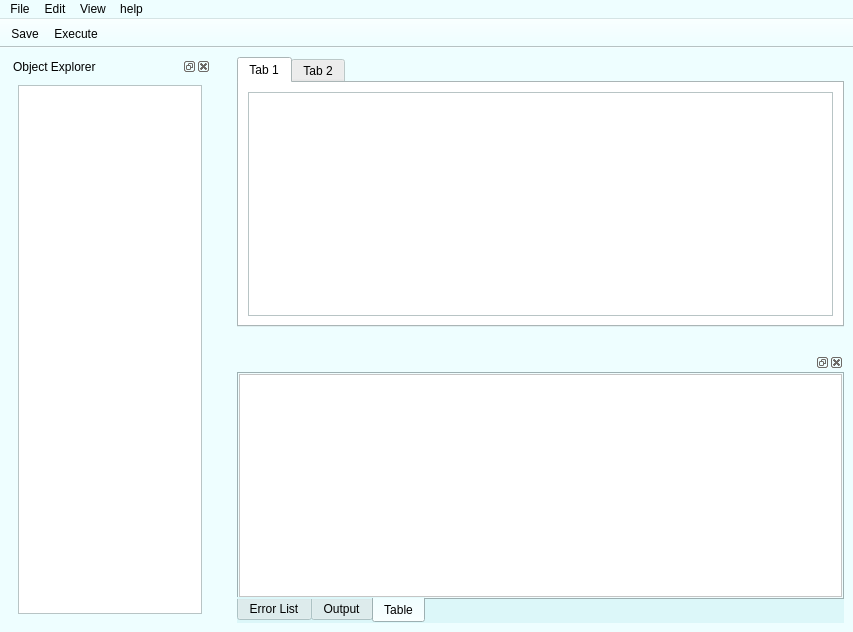
<?xml version="1.0" encoding="UTF-8"?>
<ui version="4.0">
 <class>MainWindow</class>
 <widget class="QMainWindow" name="MainWindow">
  <property name="geometry">
   <rect>
    <x>0</x>
    <y>0</y>
    <width>853</width>
    <height>632</height>
   </rect>
  </property>
  <property name="palette">
   <palette>
    <active>
     <colorrole role="WindowText">
      <brush brushstyle="SolidPattern">
       <color alpha="255">
        <red>0</red>
        <green>0</green>
        <blue>0</blue>
       </color>
      </brush>
     </colorrole>
     <colorrole role="Button">
      <brush brushstyle="SolidPattern">
       <color alpha="255">
        <red>238</red>
        <green>254</green>
        <blue>255</blue>
       </color>
      </brush>
     </colorrole>
     <colorrole role="Light">
      <brush brushstyle="SolidPattern">
       <color alpha="255">
        <red>255</red>
        <green>255</green>
        <blue>255</blue>
       </color>
      </brush>
     </colorrole>
     <colorrole role="Midlight">
      <brush brushstyle="SolidPattern">
       <color alpha="255">
        <red>246</red>
        <green>254</green>
        <blue>255</blue>
       </color>
      </brush>
     </colorrole>
     <colorrole role="Dark">
      <brush brushstyle="SolidPattern">
       <color alpha="255">
        <red>119</red>
        <green>127</green>
        <blue>127</blue>
       </color>
      </brush>
     </colorrole>
     <colorrole role="Mid">
      <brush brushstyle="SolidPattern">
       <color alpha="255">
        <red>159</red>
        <green>169</green>
        <blue>170</blue>
       </color>
      </brush>
     </colorrole>
     <colorrole role="Text">
      <brush brushstyle="SolidPattern">
       <color alpha="255">
        <red>0</red>
        <green>0</green>
        <blue>0</blue>
       </color>
      </brush>
     </colorrole>
     <colorrole role="BrightText">
      <brush brushstyle="SolidPattern">
       <color alpha="255">
        <red>255</red>
        <green>255</green>
        <blue>255</blue>
       </color>
      </brush>
     </colorrole>
     <colorrole role="ButtonText">
      <brush brushstyle="SolidPattern">
       <color alpha="255">
        <red>0</red>
        <green>0</green>
        <blue>0</blue>
       </color>
      </brush>
     </colorrole>
     <colorrole role="Base">
      <brush brushstyle="SolidPattern">
       <color alpha="255">
        <red>255</red>
        <green>255</green>
        <blue>255</blue>
       </color>
      </brush>
     </colorrole>
     <colorrole role="Window">
      <brush brushstyle="SolidPattern">
       <color alpha="255">
        <red>238</red>
        <green>254</green>
        <blue>255</blue>
       </color>
      </brush>
     </colorrole>
     <colorrole role="Shadow">
      <brush brushstyle="SolidPattern">
       <color alpha="255">
        <red>0</red>
        <green>0</green>
        <blue>0</blue>
       </color>
      </brush>
     </colorrole>
     <colorrole role="AlternateBase">
      <brush brushstyle="SolidPattern">
       <color alpha="255">
        <red>246</red>
        <green>254</green>
        <blue>255</blue>
       </color>
      </brush>
     </colorrole>
     <colorrole role="ToolTipBase">
      <brush brushstyle="SolidPattern">
       <color alpha="255">
        <red>255</red>
        <green>255</green>
        <blue>220</blue>
       </color>
      </brush>
     </colorrole>
     <colorrole role="ToolTipText">
      <brush brushstyle="SolidPattern">
       <color alpha="255">
        <red>0</red>
        <green>0</green>
        <blue>0</blue>
       </color>
      </brush>
     </colorrole>
     <colorrole role="PlaceholderText">
      <brush brushstyle="SolidPattern">
       <color alpha="127">
        <red>0</red>
        <green>0</green>
        <blue>0</blue>
       </color>
      </brush>
     </colorrole>
     <colorrole role="Accent">
      <brush brushstyle="SolidPattern">
       <color alpha="255">
        <red>255</red>
        <green>255</green>
        <blue>255</blue>
       </color>
      </brush>
     </colorrole>
    </active>
    <inactive>
     <colorrole role="WindowText">
      <brush brushstyle="SolidPattern">
       <color alpha="255">
        <red>0</red>
        <green>0</green>
        <blue>0</blue>
       </color>
      </brush>
     </colorrole>
     <colorrole role="Button">
      <brush brushstyle="SolidPattern">
       <color alpha="255">
        <red>238</red>
        <green>254</green>
        <blue>255</blue>
       </color>
      </brush>
     </colorrole>
     <colorrole role="Light">
      <brush brushstyle="SolidPattern">
       <color alpha="255">
        <red>255</red>
        <green>255</green>
        <blue>255</blue>
       </color>
      </brush>
     </colorrole>
     <colorrole role="Midlight">
      <brush brushstyle="SolidPattern">
       <color alpha="255">
        <red>246</red>
        <green>254</green>
        <blue>255</blue>
       </color>
      </brush>
     </colorrole>
     <colorrole role="Dark">
      <brush brushstyle="SolidPattern">
       <color alpha="255">
        <red>119</red>
        <green>127</green>
        <blue>127</blue>
       </color>
      </brush>
     </colorrole>
     <colorrole role="Mid">
      <brush brushstyle="SolidPattern">
       <color alpha="255">
        <red>159</red>
        <green>169</green>
        <blue>170</blue>
       </color>
      </brush>
     </colorrole>
     <colorrole role="Text">
      <brush brushstyle="SolidPattern">
       <color alpha="255">
        <red>0</red>
        <green>0</green>
        <blue>0</blue>
       </color>
      </brush>
     </colorrole>
     <colorrole role="BrightText">
      <brush brushstyle="SolidPattern">
       <color alpha="255">
        <red>255</red>
        <green>255</green>
        <blue>255</blue>
       </color>
      </brush>
     </colorrole>
     <colorrole role="ButtonText">
      <brush brushstyle="SolidPattern">
       <color alpha="255">
        <red>0</red>
        <green>0</green>
        <blue>0</blue>
       </color>
      </brush>
     </colorrole>
     <colorrole role="Base">
      <brush brushstyle="SolidPattern">
       <color alpha="255">
        <red>255</red>
        <green>255</green>
        <blue>255</blue>
       </color>
      </brush>
     </colorrole>
     <colorrole role="Window">
      <brush brushstyle="SolidPattern">
       <color alpha="255">
        <red>238</red>
        <green>254</green>
        <blue>255</blue>
       </color>
      </brush>
     </colorrole>
     <colorrole role="Shadow">
      <brush brushstyle="SolidPattern">
       <color alpha="255">
        <red>0</red>
        <green>0</green>
        <blue>0</blue>
       </color>
      </brush>
     </colorrole>
     <colorrole role="AlternateBase">
      <brush brushstyle="SolidPattern">
       <color alpha="255">
        <red>246</red>
        <green>254</green>
        <blue>255</blue>
       </color>
      </brush>
     </colorrole>
     <colorrole role="ToolTipBase">
      <brush brushstyle="SolidPattern">
       <color alpha="255">
        <red>255</red>
        <green>255</green>
        <blue>220</blue>
       </color>
      </brush>
     </colorrole>
     <colorrole role="ToolTipText">
      <brush brushstyle="SolidPattern">
       <color alpha="255">
        <red>0</red>
        <green>0</green>
        <blue>0</blue>
       </color>
      </brush>
     </colorrole>
     <colorrole role="PlaceholderText">
      <brush brushstyle="SolidPattern">
       <color alpha="127">
        <red>0</red>
        <green>0</green>
        <blue>0</blue>
       </color>
      </brush>
     </colorrole>
     <colorrole role="Accent">
      <brush brushstyle="SolidPattern">
       <color alpha="255">
        <red>255</red>
        <green>255</green>
        <blue>255</blue>
       </color>
      </brush>
     </colorrole>
    </inactive>
    <disabled>
     <colorrole role="WindowText">
      <brush brushstyle="SolidPattern">
       <color alpha="255">
        <red>119</red>
        <green>127</green>
        <blue>127</blue>
       </color>
      </brush>
     </colorrole>
     <colorrole role="Button">
      <brush brushstyle="SolidPattern">
       <color alpha="255">
        <red>238</red>
        <green>254</green>
        <blue>255</blue>
       </color>
      </brush>
     </colorrole>
     <colorrole role="Light">
      <brush brushstyle="SolidPattern">
       <color alpha="255">
        <red>255</red>
        <green>255</green>
        <blue>255</blue>
       </color>
      </brush>
     </colorrole>
     <colorrole role="Midlight">
      <brush brushstyle="SolidPattern">
       <color alpha="255">
        <red>246</red>
        <green>254</green>
        <blue>255</blue>
       </color>
      </brush>
     </colorrole>
     <colorrole role="Dark">
      <brush brushstyle="SolidPattern">
       <color alpha="255">
        <red>119</red>
        <green>127</green>
        <blue>127</blue>
       </color>
      </brush>
     </colorrole>
     <colorrole role="Mid">
      <brush brushstyle="SolidPattern">
       <color alpha="255">
        <red>159</red>
        <green>169</green>
        <blue>170</blue>
       </color>
      </brush>
     </colorrole>
     <colorrole role="Text">
      <brush brushstyle="SolidPattern">
       <color alpha="255">
        <red>119</red>
        <green>127</green>
        <blue>127</blue>
       </color>
      </brush>
     </colorrole>
     <colorrole role="BrightText">
      <brush brushstyle="SolidPattern">
       <color alpha="255">
        <red>255</red>
        <green>255</green>
        <blue>255</blue>
       </color>
      </brush>
     </colorrole>
     <colorrole role="ButtonText">
      <brush brushstyle="SolidPattern">
       <color alpha="255">
        <red>119</red>
        <green>127</green>
        <blue>127</blue>
       </color>
      </brush>
     </colorrole>
     <colorrole role="Base">
      <brush brushstyle="SolidPattern">
       <color alpha="255">
        <red>238</red>
        <green>254</green>
        <blue>255</blue>
       </color>
      </brush>
     </colorrole>
     <colorrole role="Window">
      <brush brushstyle="SolidPattern">
       <color alpha="255">
        <red>238</red>
        <green>254</green>
        <blue>255</blue>
       </color>
      </brush>
     </colorrole>
     <colorrole role="Shadow">
      <brush brushstyle="SolidPattern">
       <color alpha="255">
        <red>0</red>
        <green>0</green>
        <blue>0</blue>
       </color>
      </brush>
     </colorrole>
     <colorrole role="AlternateBase">
      <brush brushstyle="SolidPattern">
       <color alpha="255">
        <red>238</red>
        <green>254</green>
        <blue>255</blue>
       </color>
      </brush>
     </colorrole>
     <colorrole role="ToolTipBase">
      <brush brushstyle="SolidPattern">
       <color alpha="255">
        <red>255</red>
        <green>255</green>
        <blue>220</blue>
       </color>
      </brush>
     </colorrole>
     <colorrole role="ToolTipText">
      <brush brushstyle="SolidPattern">
       <color alpha="255">
        <red>0</red>
        <green>0</green>
        <blue>0</blue>
       </color>
      </brush>
     </colorrole>
     <colorrole role="PlaceholderText">
      <brush brushstyle="SolidPattern">
       <color alpha="127">
        <red>119</red>
        <green>127</green>
        <blue>127</blue>
       </color>
      </brush>
     </colorrole>
     <colorrole role="Accent">
      <brush brushstyle="SolidPattern">
       <color alpha="255">
        <red>255</red>
        <green>255</green>
        <blue>255</blue>
       </color>
      </brush>
     </colorrole>
    </disabled>
   </palette>
  </property>
  <property name="windowTitle">
   <string>SQL Studio</string>
  </property>
  <widget class="QWidget" name="centralwidget">
   <property name="enabled">
    <bool>true</bool>
   </property>
   <property name="sizePolicy">
    <sizepolicy hsizetype="Fixed" vsizetype="Fixed">
     <horstretch>0</horstretch>
     <verstretch>4</verstretch>
    </sizepolicy>
   </property>
   <property name="palette">
    <palette>
     <active>
      <colorrole role="WindowText">
       <brush brushstyle="SolidPattern">
        <color alpha="255">
         <red>0</red>
         <green>0</green>
         <blue>0</blue>
        </color>
       </brush>
      </colorrole>
      <colorrole role="Button">
       <brush brushstyle="SolidPattern">
        <color alpha="255">
         <red>238</red>
         <green>254</green>
         <blue>255</blue>
        </color>
       </brush>
      </colorrole>
      <colorrole role="Light">
       <brush brushstyle="SolidPattern">
        <color alpha="255">
         <red>255</red>
         <green>255</green>
         <blue>255</blue>
        </color>
       </brush>
      </colorrole>
      <colorrole role="Midlight">
       <brush brushstyle="SolidPattern">
        <color alpha="255">
         <red>246</red>
         <green>254</green>
         <blue>255</blue>
        </color>
       </brush>
      </colorrole>
      <colorrole role="Dark">
       <brush brushstyle="SolidPattern">
        <color alpha="255">
         <red>119</red>
         <green>127</green>
         <blue>127</blue>
        </color>
       </brush>
      </colorrole>
      <colorrole role="Mid">
       <brush brushstyle="SolidPattern">
        <color alpha="255">
         <red>159</red>
         <green>169</green>
         <blue>170</blue>
        </color>
       </brush>
      </colorrole>
      <colorrole role="Text">
       <brush brushstyle="SolidPattern">
        <color alpha="255">
         <red>0</red>
         <green>0</green>
         <blue>0</blue>
        </color>
       </brush>
      </colorrole>
      <colorrole role="BrightText">
       <brush brushstyle="SolidPattern">
        <color alpha="255">
         <red>255</red>
         <green>255</green>
         <blue>255</blue>
        </color>
       </brush>
      </colorrole>
      <colorrole role="ButtonText">
       <brush brushstyle="SolidPattern">
        <color alpha="255">
         <red>0</red>
         <green>0</green>
         <blue>0</blue>
        </color>
       </brush>
      </colorrole>
      <colorrole role="Base">
       <brush brushstyle="SolidPattern">
        <color alpha="255">
         <red>255</red>
         <green>255</green>
         <blue>255</blue>
        </color>
       </brush>
      </colorrole>
      <colorrole role="Window">
       <brush brushstyle="SolidPattern">
        <color alpha="255">
         <red>238</red>
         <green>254</green>
         <blue>255</blue>
        </color>
       </brush>
      </colorrole>
      <colorrole role="Shadow">
       <brush brushstyle="SolidPattern">
        <color alpha="255">
         <red>0</red>
         <green>0</green>
         <blue>0</blue>
        </color>
       </brush>
      </colorrole>
      <colorrole role="AlternateBase">
       <brush brushstyle="SolidPattern">
        <color alpha="255">
         <red>246</red>
         <green>254</green>
         <blue>255</blue>
        </color>
       </brush>
      </colorrole>
      <colorrole role="ToolTipBase">
       <brush brushstyle="SolidPattern">
        <color alpha="255">
         <red>255</red>
         <green>255</green>
         <blue>220</blue>
        </color>
       </brush>
      </colorrole>
      <colorrole role="ToolTipText">
       <brush brushstyle="SolidPattern">
        <color alpha="255">
         <red>0</red>
         <green>0</green>
         <blue>0</blue>
        </color>
       </brush>
      </colorrole>
      <colorrole role="PlaceholderText">
       <brush brushstyle="SolidPattern">
        <color alpha="127">
         <red>0</red>
         <green>0</green>
         <blue>0</blue>
        </color>
       </brush>
      </colorrole>
      <colorrole role="Accent">
       <brush brushstyle="SolidPattern">
        <color alpha="255">
         <red>255</red>
         <green>255</green>
         <blue>255</blue>
        </color>
       </brush>
      </colorrole>
     </active>
     <inactive>
      <colorrole role="WindowText">
       <brush brushstyle="SolidPattern">
        <color alpha="255">
         <red>0</red>
         <green>0</green>
         <blue>0</blue>
        </color>
       </brush>
      </colorrole>
      <colorrole role="Button">
       <brush brushstyle="SolidPattern">
        <color alpha="255">
         <red>238</red>
         <green>254</green>
         <blue>255</blue>
        </color>
       </brush>
      </colorrole>
      <colorrole role="Light">
       <brush brushstyle="SolidPattern">
        <color alpha="255">
         <red>255</red>
         <green>255</green>
         <blue>255</blue>
        </color>
       </brush>
      </colorrole>
      <colorrole role="Midlight">
       <brush brushstyle="SolidPattern">
        <color alpha="255">
         <red>246</red>
         <green>254</green>
         <blue>255</blue>
        </color>
       </brush>
      </colorrole>
      <colorrole role="Dark">
       <brush brushstyle="SolidPattern">
        <color alpha="255">
         <red>119</red>
         <green>127</green>
         <blue>127</blue>
        </color>
       </brush>
      </colorrole>
      <colorrole role="Mid">
       <brush brushstyle="SolidPattern">
        <color alpha="255">
         <red>159</red>
         <green>169</green>
         <blue>170</blue>
        </color>
       </brush>
      </colorrole>
      <colorrole role="Text">
       <brush brushstyle="SolidPattern">
        <color alpha="255">
         <red>0</red>
         <green>0</green>
         <blue>0</blue>
        </color>
       </brush>
      </colorrole>
      <colorrole role="BrightText">
       <brush brushstyle="SolidPattern">
        <color alpha="255">
         <red>255</red>
         <green>255</green>
         <blue>255</blue>
        </color>
       </brush>
      </colorrole>
      <colorrole role="ButtonText">
       <brush brushstyle="SolidPattern">
        <color alpha="255">
         <red>0</red>
         <green>0</green>
         <blue>0</blue>
        </color>
       </brush>
      </colorrole>
      <colorrole role="Base">
       <brush brushstyle="SolidPattern">
        <color alpha="255">
         <red>255</red>
         <green>255</green>
         <blue>255</blue>
        </color>
       </brush>
      </colorrole>
      <colorrole role="Window">
       <brush brushstyle="SolidPattern">
        <color alpha="255">
         <red>238</red>
         <green>254</green>
         <blue>255</blue>
        </color>
       </brush>
      </colorrole>
      <colorrole role="Shadow">
       <brush brushstyle="SolidPattern">
        <color alpha="255">
         <red>0</red>
         <green>0</green>
         <blue>0</blue>
        </color>
       </brush>
      </colorrole>
      <colorrole role="AlternateBase">
       <brush brushstyle="SolidPattern">
        <color alpha="255">
         <red>246</red>
         <green>254</green>
         <blue>255</blue>
        </color>
       </brush>
      </colorrole>
      <colorrole role="ToolTipBase">
       <brush brushstyle="SolidPattern">
        <color alpha="255">
         <red>255</red>
         <green>255</green>
         <blue>220</blue>
        </color>
       </brush>
      </colorrole>
      <colorrole role="ToolTipText">
       <brush brushstyle="SolidPattern">
        <color alpha="255">
         <red>0</red>
         <green>0</green>
         <blue>0</blue>
        </color>
       </brush>
      </colorrole>
      <colorrole role="PlaceholderText">
       <brush brushstyle="SolidPattern">
        <color alpha="127">
         <red>0</red>
         <green>0</green>
         <blue>0</blue>
        </color>
       </brush>
      </colorrole>
      <colorrole role="Accent">
       <brush brushstyle="SolidPattern">
        <color alpha="255">
         <red>255</red>
         <green>255</green>
         <blue>255</blue>
        </color>
       </brush>
      </colorrole>
     </inactive>
     <disabled>
      <colorrole role="WindowText">
       <brush brushstyle="SolidPattern">
        <color alpha="255">
         <red>119</red>
         <green>127</green>
         <blue>127</blue>
        </color>
       </brush>
      </colorrole>
      <colorrole role="Button">
       <brush brushstyle="SolidPattern">
        <color alpha="255">
         <red>238</red>
         <green>254</green>
         <blue>255</blue>
        </color>
       </brush>
      </colorrole>
      <colorrole role="Light">
       <brush brushstyle="SolidPattern">
        <color alpha="255">
         <red>255</red>
         <green>255</green>
         <blue>255</blue>
        </color>
       </brush>
      </colorrole>
      <colorrole role="Midlight">
       <brush brushstyle="SolidPattern">
        <color alpha="255">
         <red>246</red>
         <green>254</green>
         <blue>255</blue>
        </color>
       </brush>
      </colorrole>
      <colorrole role="Dark">
       <brush brushstyle="SolidPattern">
        <color alpha="255">
         <red>119</red>
         <green>127</green>
         <blue>127</blue>
        </color>
       </brush>
      </colorrole>
      <colorrole role="Mid">
       <brush brushstyle="SolidPattern">
        <color alpha="255">
         <red>159</red>
         <green>169</green>
         <blue>170</blue>
        </color>
       </brush>
      </colorrole>
      <colorrole role="Text">
       <brush brushstyle="SolidPattern">
        <color alpha="255">
         <red>119</red>
         <green>127</green>
         <blue>127</blue>
        </color>
       </brush>
      </colorrole>
      <colorrole role="BrightText">
       <brush brushstyle="SolidPattern">
        <color alpha="255">
         <red>255</red>
         <green>255</green>
         <blue>255</blue>
        </color>
       </brush>
      </colorrole>
      <colorrole role="ButtonText">
       <brush brushstyle="SolidPattern">
        <color alpha="255">
         <red>119</red>
         <green>127</green>
         <blue>127</blue>
        </color>
       </brush>
      </colorrole>
      <colorrole role="Base">
       <brush brushstyle="SolidPattern">
        <color alpha="255">
         <red>238</red>
         <green>254</green>
         <blue>255</blue>
        </color>
       </brush>
      </colorrole>
      <colorrole role="Window">
       <brush brushstyle="SolidPattern">
        <color alpha="255">
         <red>238</red>
         <green>254</green>
         <blue>255</blue>
        </color>
       </brush>
      </colorrole>
      <colorrole role="Shadow">
       <brush brushstyle="SolidPattern">
        <color alpha="255">
         <red>0</red>
         <green>0</green>
         <blue>0</blue>
        </color>
       </brush>
      </colorrole>
      <colorrole role="AlternateBase">
       <brush brushstyle="SolidPattern">
        <color alpha="255">
         <red>238</red>
         <green>254</green>
         <blue>255</blue>
        </color>
       </brush>
      </colorrole>
      <colorrole role="ToolTipBase">
       <brush brushstyle="SolidPattern">
        <color alpha="255">
         <red>255</red>
         <green>255</green>
         <blue>220</blue>
        </color>
       </brush>
      </colorrole>
      <colorrole role="ToolTipText">
       <brush brushstyle="SolidPattern">
        <color alpha="255">
         <red>0</red>
         <green>0</green>
         <blue>0</blue>
        </color>
       </brush>
      </colorrole>
      <colorrole role="PlaceholderText">
       <brush brushstyle="SolidPattern">
        <color alpha="127">
         <red>119</red>
         <green>127</green>
         <blue>127</blue>
        </color>
       </brush>
      </colorrole>
      <colorrole role="Accent">
       <brush brushstyle="SolidPattern">
        <color alpha="255">
         <red>255</red>
         <green>255</green>
         <blue>255</blue>
        </color>
       </brush>
      </colorrole>
     </disabled>
    </palette>
   </property>
   <property name="font">
    <font>
     <kerning>true</kerning>
    </font>
   </property>
   <layout class="QVBoxLayout" name="verticalLayout_3">
    <item>
     <layout class="QHBoxLayout" name="horizontalLayout_4" stretch="1,0,3">
      <item>
       <widget class="QDockWidget" name="dockWidget">
        <property name="sizePolicy">
         <sizepolicy hsizetype="Preferred" vsizetype="Preferred">
          <horstretch>1</horstretch>
          <verstretch>0</verstretch>
         </sizepolicy>
        </property>
        <property name="windowTitle">
         <string>Object Explorer</string>
        </property>
        <widget class="QWidget" name="dockWidgetContents_12">
         <layout class="QHBoxLayout" name="horizontalLayout_5">
          <item>
           <widget class="QTreeView" name="tables_tree">
            <property name="autoFillBackground">
             <bool>false</bool>
            </property>
            <property name="styleSheet">
             <string notr="true"/>
            </property>
           </widget>
          </item>
         </layout>
        </widget>
       </widget>
      </item>
      <item>
       <spacer name="verticalSpacer">
        <property name="orientation">
         <enum>Qt::Orientation::Vertical</enum>
        </property>
        <property name="sizeHint" stdset="0">
         <size>
          <width>20</width>
          <height>40</height>
         </size>
        </property>
       </spacer>
      </item>
      <item>
       <layout class="QVBoxLayout" name="verticalLayout" stretch="1,0,1">
        <item>
         <widget class="QTabWidget" name="tabWidget">
          <property name="currentIndex">
           <number>0</number>
          </property>
          <widget class="QWidget" name="tab_3">
           <attribute name="title">
            <string>Tab 1</string>
           </attribute>
           <layout class="QVBoxLayout" name="verticalLayout_5">
            <item>
             <widget class="QTextEdit" name="queryText">
              <property name="font">
               <font>
                <pointsize>22</pointsize>
                <kerning>true</kerning>
               </font>
              </property>
             </widget>
            </item>
           </layout>
          </widget>
          <widget class="QWidget" name="tab_4">
           <attribute name="title">
            <string>Tab 2</string>
           </attribute>
          </widget>
         </widget>
        </item>
        <item>
         <spacer name="horizontalSpacer">
          <property name="orientation">
           <enum>Qt::Orientation::Horizontal</enum>
          </property>
          <property name="sizeHint" stdset="0">
           <size>
            <width>40</width>
            <height>20</height>
           </size>
          </property>
         </spacer>
        </item>
        <item>
         <widget class="QDockWidget" name="dockWidget_2">
          <widget class="QWidget" name="dockWidgetContents_17">
           <property name="styleSheet">
            <string notr="true">background-color: #DCF7F9; color:#000</string>
           </property>
           <layout class="QVBoxLayout" name="verticalLayout_4">
            <property name="leftMargin">
             <number>0</number>
            </property>
            <property name="topMargin">
             <number>0</number>
            </property>
            <property name="rightMargin">
             <number>0</number>
            </property>
            <property name="bottomMargin">
             <number>0</number>
            </property>
            <item>
             <widget class="QTabWidget" name="bottomTabs">
              <property name="styleSheet">
               <string notr="true">QTabBar::tab:selected {
    background: white;         /* only selected tab is white */
    color: #000000;
    font-weight: bold;
    border-bottom: 1px solid white; 
} QTabBar::tab {
    background: transparent; 
    color: grey;           
    padding: 5px 10}px;</string>
              </property>
              <property name="tabPosition">
               <enum>QTabWidget::TabPosition::South</enum>
              </property>
              <property name="currentIndex">
               <number>2</number>
              </property>
              <property name="documentMode">
               <bool>false</bool>
              </property>
              <property name="tabsClosable">
               <bool>false</bool>
              </property>
              <property name="movable">
               <bool>false</bool>
              </property>
              <property name="tabBarAutoHide">
               <bool>false</bool>
              </property>
              <widget class="QWidget" name="error_tab">
               <property name="styleSheet">
                <string notr="true">background-color:#fff</string>
               </property>
               <attribute name="title">
                <string>Error List</string>
               </attribute>
               <layout class="QVBoxLayout" name="verticalLayout_2">
                <property name="leftMargin">
                 <number>0</number>
                </property>
                <property name="topMargin">
                 <number>0</number>
                </property>
                <property name="rightMargin">
                 <number>0</number>
                </property>
                <property name="bottomMargin">
                 <number>0</number>
                </property>
                <item>
                 <widget class="QTextEdit" name="errorText"/>
                </item>
               </layout>
              </widget>
              <widget class="QWidget" name="output_tab">
               <property name="styleSheet">
                <string notr="true">background-color:#fff</string>
               </property>
               <attribute name="title">
                <string>Output</string>
               </attribute>
               <layout class="QVBoxLayout" name="verticalLayout_6">
                <property name="leftMargin">
                 <number>0</number>
                </property>
                <property name="topMargin">
                 <number>0</number>
                </property>
                <property name="rightMargin">
                 <number>0</number>
                </property>
                <property name="bottomMargin">
                 <number>0</number>
                </property>
                <item>
                 <widget class="QTextEdit" name="outputText"/>
                </item>
               </layout>
              </widget>
              <widget class="QWidget" name="result_tab">
               <property name="styleSheet">
                <string notr="true">background-color:#fff</string>
               </property>
               <attribute name="title">
                <string>Table</string>
               </attribute>
               <layout class="QVBoxLayout" name="verticalLayout_7">
                <property name="leftMargin">
                 <number>0</number>
                </property>
                <property name="topMargin">
                 <number>0</number>
                </property>
                <property name="rightMargin">
                 <number>0</number>
                </property>
                <property name="bottomMargin">
                 <number>0</number>
                </property>
                <item>
                 <widget class="QTextBrowser" name="resultText">
                  <property name="styleSheet">
                   <string notr="true"/>
                  </property>
                 </widget>
                </item>
               </layout>
              </widget>
             </widget>
            </item>
           </layout>
          </widget>
         </widget>
        </item>
       </layout>
      </item>
     </layout>
    </item>
   </layout>
  </widget>
  <widget class="QMenuBar" name="menubar">
   <property name="geometry">
    <rect>
     <x>0</x>
     <y>0</y>
     <width>853</width>
     <height>25</height>
    </rect>
   </property>
   <widget class="QMenu" name="menuRun">
    <property name="title">
     <string>File</string>
    </property>
    <addaction name="actionNew_Query"/>
    <addaction name="actionOpen"/>
    <addaction name="actionSave"/>
   </widget>
   <widget class="QMenu" name="menuEdit">
    <property name="title">
     <string>Edit</string>
    </property>
   </widget>
   <widget class="QMenu" name="menuView">
    <property name="title">
     <string>View</string>
    </property>
   </widget>
   <widget class="QMenu" name="menuhelp">
    <property name="title">
     <string>help</string>
    </property>
   </widget>
   <action name="actionRun">
    <property name="icon">
     <iconset>
      <normaloff>:/icons/run.png</normaloff>:/icons/run.png</iconset>
    </property>
    <property name="text">
     <string>Run</string>
    </property>
   </action>
   <addaction name="menuRun"/>
   <addaction name="menuEdit"/>
   <addaction name="menuView"/>
   <addaction name="menuhelp"/>
  </widget>
  <widget class="QToolBar" name="toolBar">
   <property name="windowTitle">
    <string>toolBar</string>
   </property>
   <property name="movable">
    <bool>false</bool>
   </property>
   <property name="toolButtonStyle">
    <enum>Qt::ToolButtonStyle::ToolButtonTextBesideIcon</enum>
   </property>
   <property name="floatable">
    <bool>false</bool>
   </property>
   <attribute name="toolBarArea">
    <enum>TopToolBarArea</enum>
   </attribute>
   <attribute name="toolBarBreak">
    <bool>false</bool>
   </attribute>
   <addaction name="actionSave"/>
   <addaction name="actionExecute"/>
  </widget>
  <action name="actiongbhjkn">
   <property name="text">
    <string>gbhjkn</string>
   </property>
  </action>
  <action name="actioncvb">
   <property name="text">
    <string>cvb</string>
   </property>
  </action>
  <action name="actioncfgvhjb">
   <property name="text">
    <string>cfgvhjb'</string>
   </property>
  </action>
  <action name="actionExecute">
   <property name="icon">
    <iconset>
     <normaloff>Group 1.png</normaloff>Group 1.png</iconset>
   </property>
   <property name="text">
    <string>Execute</string>
   </property>
   <property name="toolTip">
    <string>Execute Query (F5)</string>
   </property>
   <property name="shortcut">
    <string>F5</string>
   </property>
   <property name="menuRole">
    <enum>QAction::MenuRole::NoRole</enum>
   </property>
  </action>
  <action name="actionSave">
   <property name="icon">
    <iconset theme="QIcon::ThemeIcon::DocumentSave"/>
   </property>
   <property name="text">
    <string>Save</string>
   </property>
   <property name="toolTip">
    <string>Save File (cntrl+s)</string>
   </property>
   <property name="shortcut">
    <string>Ctrl+S</string>
   </property>
   <property name="menuRole">
    <enum>QAction::MenuRole::NoRole</enum>
   </property>
  </action>
  <action name="actionNew_Query">
   <property name="text">
    <string>New Query</string>
   </property>
  </action>
  <action name="actionOpen">
   <property name="text">
    <string>Open</string>
   </property>
  </action>
 </widget>
 <resources/>
 <connections/>
</ui>
